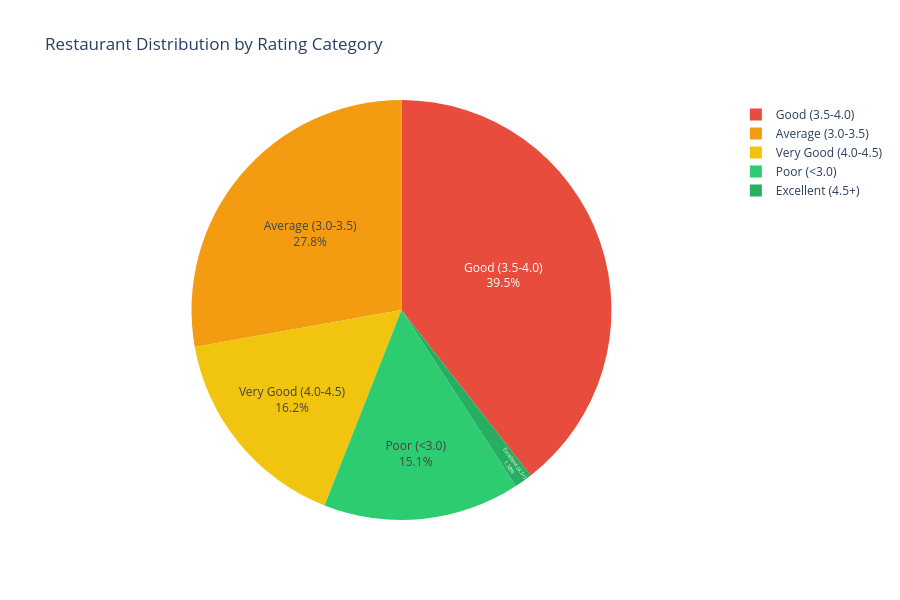

Notebook source saved alongside this figure:
### Code cell
# 1. Rating Category Distribution
rating_dist = df['rating_category'].value_counts().sort_index()

colors = ['#e74c3c', '#f39c12', '#f1c40f', '#2ecc71', '#27ae60']

fig = px.pie(
    values=rating_dist.values,
    names=rating_dist.index,
    title='Restaurant Distribution by Rating Category',
    color_discrete_sequence=colors
)

fig.update_traces(textposition='inside', textinfo='percent+label')
fig.update_layout(height=600)
fig.show()

print("Rating Category Distribution:")
print(rating_dist)
print(f"\nPercentage Distribution:")
print((rating_dist / len(df) * 100).round(2))

### Figure 1 — Plotly figure (JSON) as saved in the notebook; plotly's stock layout.template omitted (floating-point values rounded to 4 significant figures)
{"data": [{"domain": {"x": [0, 1], "y": [0, 1]}, "hovertemplate": "label=%{label}<br>value=%{value}<extra></extra>", "labels": ["Average (3.0-3.5)", "Excellent (4.5+)", "Good (3.5-4.0)", "Poor (<3.0)", "Very Good (4.0-4.5)"], "legendgroup": "", "name": "", "showlegend": true, "textinfo": "percent+label", "textposition": "inside", "type": "pie", "values": [1976, 98, 2803, 1076, 1152]}], "layout": {"height": 600, "legend": {"tracegroupgap": 0}, "piecolorway": ["#e74c3c", "#f39c12", "#f1c40f", "#2ecc71", "#27ae60"], "title": {"text": "Restaurant Distribution by Rating Category"}}}
